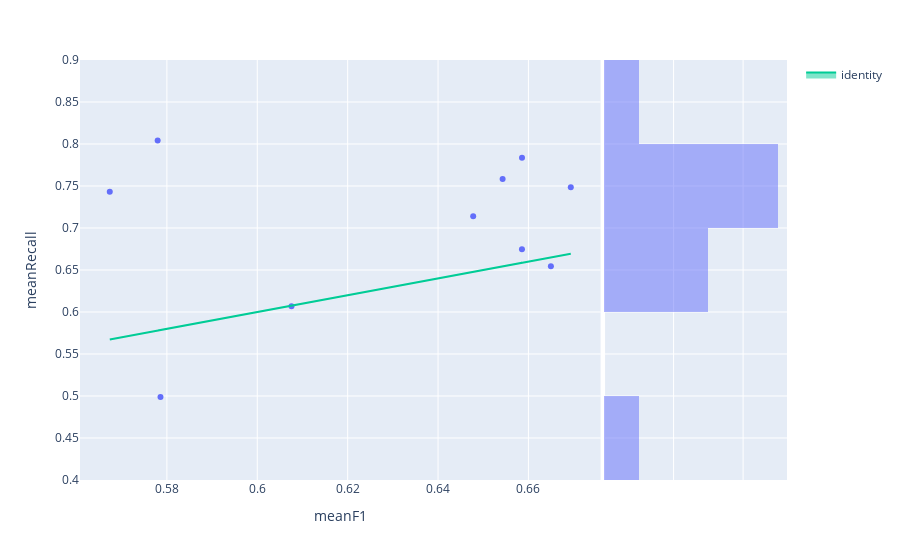

The code cell stored with this chart in its notebook:
### Code cell
fig=px.scatter(hyperExperimentModels[optimalInd],x='meanF1',y='meanRecall', marginal_y="histogram",hover_name='modelId')
fig.add_trace(
    go.Scatter(x=hyperExperimentModels[optimalInd]['meanF1'], y=hyperExperimentModels[optimalInd]['meanF1'], name="identity", mode='lines',fill="toself")
)
fig.show()

### Figure 1 — Plotly figure (JSON) as saved in the notebook; plotly's stock layout.template omitted (floating-point values rounded to 4 significant figures)
{"data": [{"hovertemplate": "<b>%{hovertext}</b><br><br>meanF1=%{x}<br>meanRecall=%{y}<extra></extra>", "hovertext": ["1623c979-486c-4f45-ba54-dbbac3770588", "f8abeec1-7d46-4573-8a01-7827b8584472", "c556cd55-5f8b-420c-b6b2-0ca323bee5df", "b9ca9323-c013-423a-8b12-a893e0a8be97", "e31d0f92-1914-4bb5-9156-f9101fe1307c", "6fd86953-d3aa-4c9c-8069-b22b951dce3f", "87913851-d47b-4963-b2fa-1c65d7aec5a1", "0f0da0b8-d512-47b2-808a-c92b1d073468", "006d0918-7072-4365-953e-4b399728048d", "ca54dd96-c49f-4680-a78d-2aabf3059e5c"], "legendgroup": "", "marker": {"color": "#636efa", "symbol": "circle"}, "mode": "markers", "name": "", "orientation": "v", "showlegend": false, "type": "scatter", "x": [0.6586, 0.6543, 0.5786, 0.5674, 0.665, 0.6694, 0.6478, 0.6586, 0.6076, 0.578], "xaxis": "x", "y": [0.7838, 0.7582, 0.4989, 0.7433, 0.6544, 0.7486, 0.714, 0.6746, 0.6069, 0.8042], "yaxis": "y"}, {"alignmentgroup": "True", "bingroup": "y", "hovertemplate": "meanRecall=%{y}<br>count=%{x}<extra></extra>", "legendgroup": "", "marker": {"color": "#636efa"}, "name": "", "offsetgroup": "", "opacity": 0.5, "showlegend": false, "type": "histogram", "xaxis": "x2", "y": [0.7838, 0.7582, 0.4989, 0.7433, 0.6544, 0.7486, 0.714, 0.6746, 0.6069, 0.8042], "yaxis": "y2"}, {"fill": "toself", "mode": "lines", "name": "identity", "type": "scatter", "x": [0.6586, 0.6543, 0.5786, 0.5674, 0.665, 0.6694, 0.6478, 0.6586, 0.6076, 0.578], "y": [0.6586, 0.6543, 0.5786, 0.5674, 0.665, 0.6694, 0.6478, 0.6586, 0.6076, 0.578]}], "layout": {"barmode": "overlay", "legend": {"tracegroupgap": 0}, "margin": {"t": 60}, "xaxis": {"anchor": "y", "domain": [0, 0.7363], "title": {"text": "meanF1"}}, "xaxis2": {"anchor": "y2", "domain": [0.7413, 1], "matches": "x2", "showgrid": true, "showline": false, "showticklabels": false, "ticks": ""}, "yaxis": {"anchor": "x", "domain": [0, 1], "title": {"text": "meanRecall"}}, "yaxis2": {"anchor": "x2", "domain": [0, 1], "matches": "y", "showgrid": true, "showticklabels": false}}}
